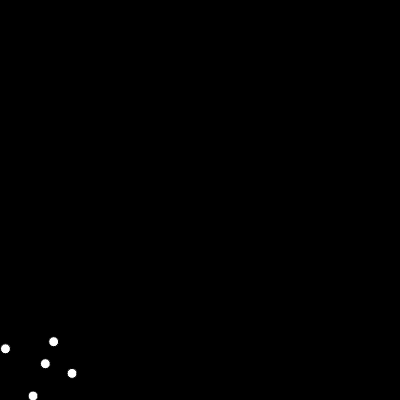
Frame 1 (no input)
Frame 60 (no input): identical to frame 1, image omitted
Frame 120 (the mouse pressed at the canvas centre since frame 60): identical to frame 1, image omitted

The p5.js sketch that drew this single still picture (run headless with seeded random() and noise() and a simulated clock; from frame 60 on, the mouse is pressed at the canvas centre):

// p5.js sketch
// ── sketch.js

function setup() {
	createCanvas(400,400);
	points = [[33.1,4],[53.7,58.3],[45.4,36.3],[5.5,51.2],[72.1,26.6]];
}

function draw() {
	background(0);
	fill(255);
	for (point of points) {
		ellipse(point[0],height-point[1],10,10);
	}
}
